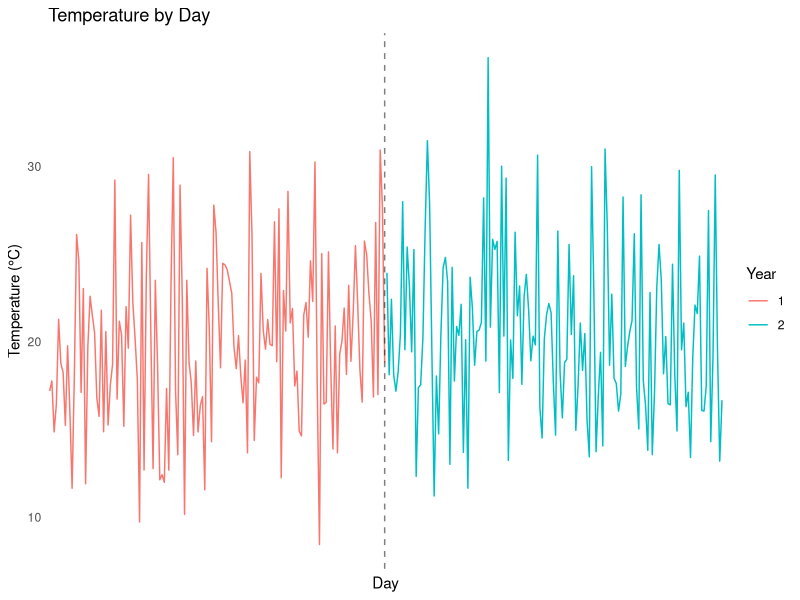
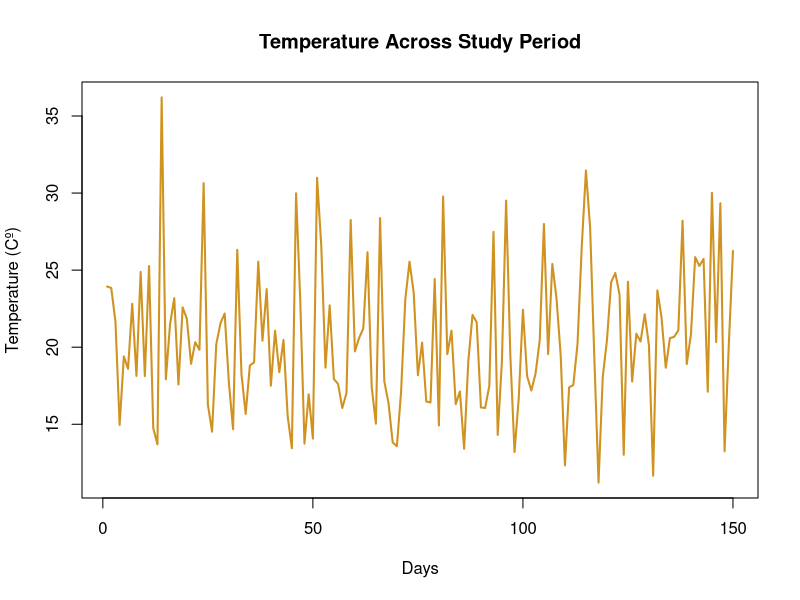
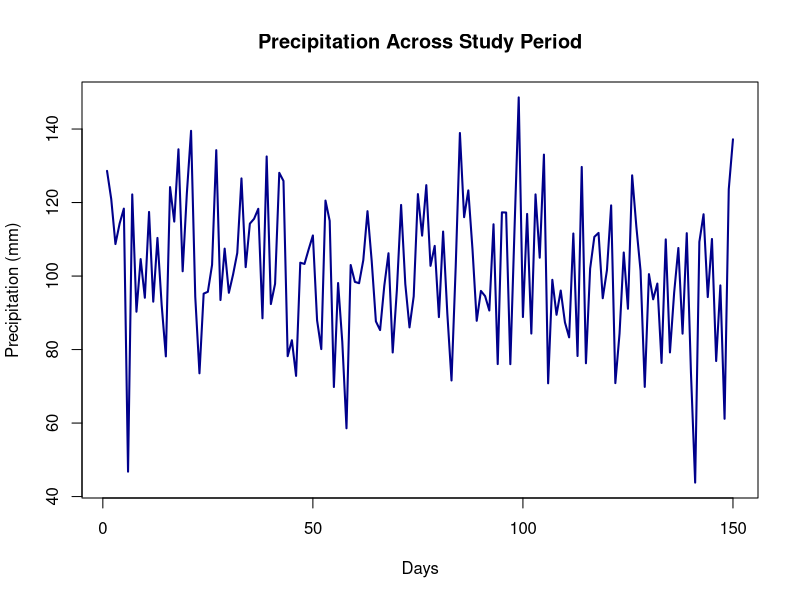

Here is the R script that generated these plots, in order: (Note: this script raises an error after producing the figures.)
#' Population simulation of wild vs domesticated sunflower plants with different levels of secondary metabolite expression
#' Sarah Elizabeth Stockman
#' April 2025
#' v3
#' 
# Load libraries --------------------------------------------------------------
library(data.table) # data manipulation
library(ggplot2) # plotting
library(parallel)  # parallelization

# Load custom functions --------------------------------------------------------
# source("functions.R") # Load helper functions

# Set seed for reproducibility -----------------------------------------------
set.seed(123)

# Define parameters -----------------------------------------------------------
years <- 2 # Number of years to simulate

# number of plots of populations
plots <- 10

# initial populations of wild and domesticated plants
initial_wild <- 10
initial_domesticated <- 10

# number of plants per plot

# selection proportion
selection_proportion <- 0.2
n_selected <- ceiling(plots * selection_proportion)

# data storage ----------------------------------------------------------------
# data structure for storing yield and trait expression
wild_population <- data.table(
  year = integer(),
  plot = integer(),
  n_survived = integer(),
  trait_mean = numeric(),
   trait_sd = numeric(),
  yield = numeric()
)
domesticated_population <- data.table(
  year = integer(),
  plot = integer(),
  n_survived = integer(),
  trait_mean = numeric(),
   trait_sd = numeric(),
  yield = numeric()
)
pest_pressure_data <- data.table(
  year = integer(),
  day = integer(),
  pressure = numeric()
)

# climate data ----------------------------------------------------------------
climate_data <- data.table(
  study_period = 'A',
  year = rep(1:years, each = 150),
  day = rep(1:150, times = years),
  temperature = rnorm(years * 150, mean = 20, sd = 5), # Random temperature data
  rainfall = rnorm(years * 150, mean = 100, sd = 20) # Random rainfall data
)
# unique ID for each study period, year & day
climate_data[, ID := paste(study_period, year, day, sep = "_")]

# Plot temperature by ID
ggplot(climate_data, aes(x = ID, y = temperature, group = year, color = as.factor(year))) +
  geom_line() +
  geom_vline(
    xintercept = cumsum(rep(150, years))[-length(cumsum(rep(150, years)))], # Add vertical lines at year boundaries
    linetype = "dashed", color = "black", alpha = 0.5
  ) +
  labs(
    title = "Temperature by Day",
    x = "Day",
    y = "Temperature (°C)",
    color = "Year"
  )+
  theme_minimal() +
  theme(
    axis.text.x = element_blank(),
    panel.grid.major = element_blank(),  # Removes grid lines
    panel.grid.minor = element_blank()
    # axis.ticks.x = element_blank(),
    # panel.grid.major.x = element_blank(),  # Removes major vertical grid lines
    # panel.grid.major.y = element_blank()   # Removes major horizontal grid lines
  )
  


# plot temperature & precipitation across    
plot(climate_data$day[climate_data$year==2], climate_data$temperature[climate_data$year==2], type = "l", col = "#d09220", lwd = 2,
     xlab = "Days", ylab = "Temperature (Cº)",
     main = "Temperature Across Study Period")
# TODO: add precip & add all study years

# plot precipitation across    
plot(climate_data$day[climate_data$year==2], climate_data$rainfall[climate_data$year==2], type = "l", col = "darkblue", lwd = 2,
     xlab = "Days", ylab = "Precipitation (mm)",
     main = "Precipitation Across Study Period")
# TODO: accumulation




# pest pressure ---------------------------------------------------------------
aphid_pest_pressure <- function(temp, Tmin = 5, Tmax = 35, a = 0.0002) {
  # Brière-based growth rate
  growth_rate <- ifelse(
    temp > Tmin & temp < Tmax,
    a * temp * (temp - Tmin) * sqrt(Tmax - temp),
    0
  )
  # Normalize to 0–1 scale for pest pressure
  pressure <- growth_rate / max(growth_rate, na.rm = TRUE)
  return(pressure)
}


# pest pressure loop
for (year in 1:years) {
#   initialize population
    # trait_expression

    for (day in 1:150) { # for each day in growing season
    # pest pressure
    pest_pressure<- aphid_pest_pressure(climate_data[year == year & day == day, temperature])
    # store pest pressure
    pest_pressure_data <- rbind(pest_pressure_data, data.table(year = year, day = day, pressure = pest_pressure))
    }
    # # plot pest pressure over time
plot(pest_pressure_data$day[pest_pressure_data$year==2], pest_pressure_data$pressure[pest_pressure_data$year==2], type = "l", col = "#d09220", lwd = 2,
     xlab = "Days", ylab = "Pest Pressure (0–1)",
     main = "Aphid Pest Pressure Across Study Period")

}




# initialize populations




for (year in 1:years) {
#   initialize population

  for (plot in 1:plots) { # for each plot population
    
    # trait_expression

    for (day in 1:150) { # for each day in growing season
    # pest pressure
    pest_pressure <- aphid_pest_pressure(climate_data[year == year & day == day, temperature])
    # store pest pressure
    # pest_pressure_data <- rbind(pest_pressure_data, data.table(year = year, day = day, pressure = pest_pressure))
    
    
    # growth: base growth rate, temperture,

    # death related to intrinisic propbability of death 

    }
    # plot yield

  }
  # Select top plots based on yield value
  selected_plots <- sort(plot_yield, decreasing = TRUE)[1:n_selected]

  # new plots inherit average of selected plots trait + some random variation
  wild_new_population <- rnorm(wild_n_individuals, 
                               mean = mean(wild_selected_plots_trait), 
                               sd = sd(wild_selected_plots_trait) * 0.1)
  wild_new_population <- pmax(0, pmin(1, wild_new_population)) # Ensure values within [0, 1]
  domesticated_new_population <- rnorm(domesticated_n_individuals, 
                                       mean = mean(domesticated_selected_plots_trait), 
                                       sd = sd(domesticated_selected_plots_trait) * 0.1)
  domesticated_new_population <- pmax(0, pmin(1, domesticated_new_population)) # Ensure values within [0, 1]
}

# Plot ------------------------------------------------------------------------


